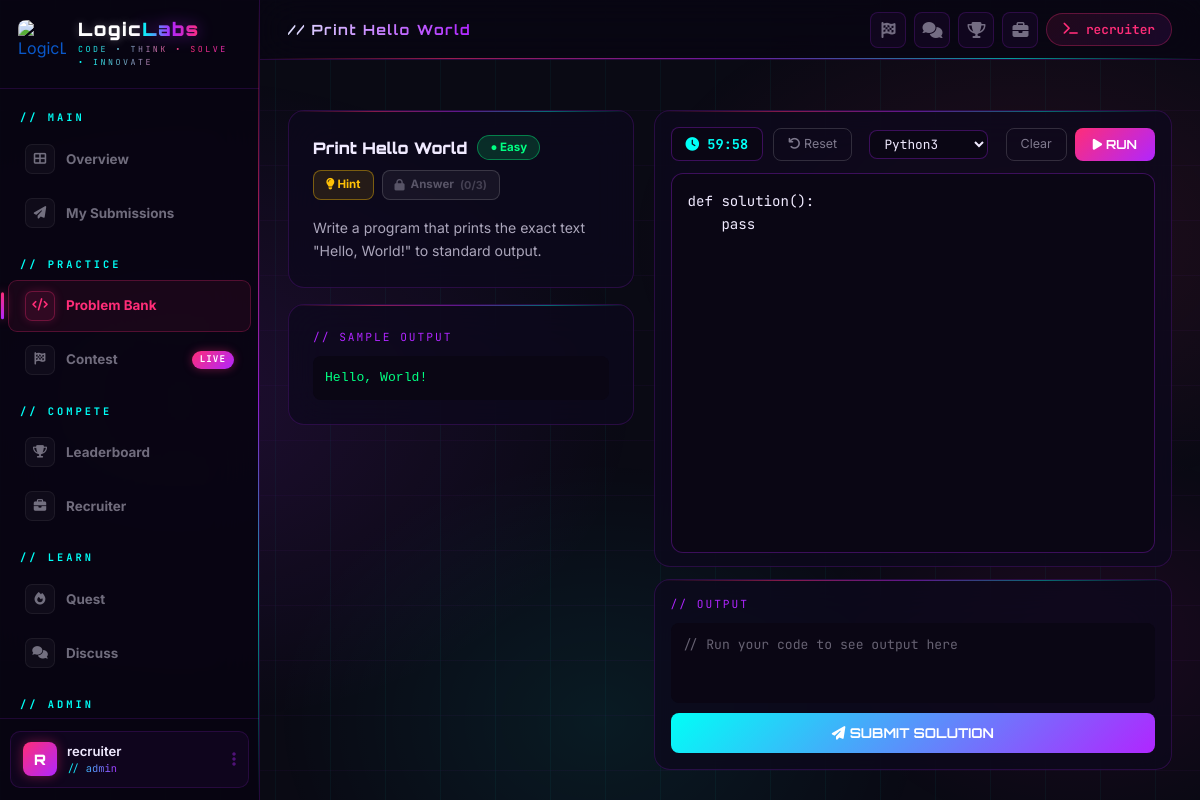
The page /questions/1/ (signed in) on the database its author committed.
### accounts/models.py (models this page shows, shortened)
class User(AbstractUser):
    ROLE_CHOICES = (
        ('candidate', 'Candidate'),
        ('examiner', 'Examiner'),
        ('admin', 'Admin'),
    )
    full_name = models.CharField(max_length=150, blank=True)
    role = models.CharField(max_length=20, choices=ROLE_CHOICES, default='candidate')
    mobile = models.CharField(max_length=15, blank=True, null=True)
    profile_picture = models.ImageField(upload_to='profiles/', blank=True, null=True)
    bio = models.TextField(blank=True)
    organization = models.CharField(max_length=200, blank=True)
    created_at = models.DateTimeField(auto_now_add=True)
    updated_at = models.DateTimeField(auto_now=True)

### questions/models.py (models this page shows, shortened)
class Question(models.Model):
    DIFFICULTY_CHOICES = [
        ('Easy', 'Easy'),
        ('Medium', 'Medium'),
        ('Hard', 'Hard'),
    ]
    title = models.CharField(max_length=200)
    description = models.TextField()
    topic = models.CharField(max_length=100, default='General', blank=True)
    difficulty = models.CharField(max_length=10, choices=DIFFICULTY_CHOICES)
    sample_input = models.TextField(blank=True)
    sample_output = models.TextField(blank=True)
    hint = models.TextField(blank=True, help_text="Hint shown to candidates")
    answer = models.TextField(blank=True, help_text="Reference solution shown after 3 failed attempts")
    time_limit = models.PositiveIntegerField(default=60, help_text="Time limit in minutes for this question")
    created_at = models.DateTimeField(auto_now_add=True)

### questions/views.py (the view)
# urls.py: path('<int:pk>/', views.question_detail, name='question_detail'),
@login_required
def question_detail(request, pk):
    question = get_object_or_404(Question, pk=pk)
    return render(request, 'questions/question_detail.html', {
        'question': question,
    })

### accounts/context_processors.py (called while the page is built)
def theme(request):
    active_theme = 'dark'
    user = getattr(request, 'user', None)
    if user is not None and user.is_authenticated:
        settings_obj = getattr(user, 'settings', None)
        if settings_obj is not None:
            active_theme = settings_obj.theme
    return {'active_theme': active_theme}

### templates/questions/question_detail.html (shortened to what this page needs)
{% extends 'base.html' %}
{% block page_title %}// {{ question.title }}{% endblock %}
{% block content %}
<div class="editor-container">
  <div class="problem-panel">
    <div class="card-glass p-4 mb-3">
      <div style="display:flex;align-items:center;justify-content:space-between;margin-bottom:16px;gap:10px;flex-wrap:wrap;">
        <div style="display:flex;align-items:center;gap:10px;">
          <span style="font-family:'Orbitron',monospace;font-size:1rem;font-weight:900;color:#f0eaff;">{{ question.title }}</span>
          {% if question.difficulty == 'Easy' %}
            <span style="background:rgba(0,255,130,0.15);color:#00ff82;padding:3px 12px;border-radius:20px;font-size:0.72rem;font-weight:700;border:1px solid rgba(0,255,130,0.4);">● Easy</span>
          {% elif question.difficulty == 'Medium' %}
            <span style="background:rgba(255,193,7,0.15);color:#ffc107;padding:3px 12px;border-radius:20px;font-size:0.72rem;font-weight:700;border:1px solid rgba(255,193,7,0.4);">● Medium</span>
          {% else %}
            <span style="background:rgba(255,45,120,0.15);color:#ff2d78;padding:3px 12px;border-radius:20px;font-size:0.72rem;font-weight:700;border:1px solid rgba(255,45,120,0.4);">● Hard</span>
          {% endif %}
        </div>
        <div style="display:flex;gap:8px;align-items:center;">
          <button onclick="showHint()" style="padding:5px 12px;border-radius:8px;border:1px solid rgba(255,193,7,0.4);background:rgba(255,193,7,0.1);color:#ffc107;font-size:0.72rem;font-weight:700;cursor:pointer;">
            <i class="fas fa-lightbulb"></i> Hint
          </button>
          <button id="answer-btn" onclick="showAnswer()" disabled
            style="padding:5px 12px;border-radius:8px;border:1px solid rgba(255,255,255,0.15);background:rgba(255,255,255,0.05);color:rgba(240,234,255,0.3);font-size:0.72rem;font-weight:700;cursor:not-allowed;display:flex;align-items:center;gap:6px;">
            <i class="fas fa-lock"></i> Answer <span id="attempt-counter" style="font-size:0.68rem;opacity:0.7;">(0/3)</span>
          </button>
        </div>
      </div>
      <div style="color:rgba(240,234,255,0.7);font-size:0.88rem;line-height:1.7;">{{ question.description }}</div>
    </div>
    {% if question.sample_output %}
    <div class="card-glass p-4">
      <div style="font-family:'JetBrains Mono',monospace;font-size:0.7rem;color:#b026ff;letter-spacing:2px;margin-bottom:10px;">// SAMPLE OUTPUT</div>
      <pre style="background:#0a0614;border-radius:8px;padding:12px;color:#00ff82;font-size:0.82rem;margin:0;">{{ question.sample_output }}</pre>
    </div>
    {% endif %}
  </div>
  <div class="code-panel">
    <div class="card-glass p-3" style="flex:1;display:flex;flex-direction:column;">
      <div style="display:flex;justify-content:space-between;align-items:center;margin-bottom:12px;gap:12px;flex-wrap:wrap;">
        <div style="display:flex;align-items:center;gap:10px;">
          <div id="timerBox" style="background:#0a0614;border:1px solid rgba(176,38,255,0.3);border-radius:8px;padding:6px 14px;color:#00fff7;font-family:'JetBrains Mono',monospace;font-size:0.85rem;font-weight:700;">
            <i class="fas fa-clock"></i> <span id="timerDisplay">60:00</span>
          </div>
          <button onclick="resetEverything()" style="padding:6px 14px;border-radius:8px;border:1px solid rgba(255,255,255,0.15);background:transparent;color:rgba(240,234,255,0.5);font-size:0.78rem;cursor:pointer;">
            <i class="fas fa-undo"></i> Reset
          </button>
        </div>
        <select id="lang-select" style="background:#0a0614;border:1px solid rgba(176,38,255,0.3);border-radius:8px;color:#f0eaff;padding:4px 10px;font-family:'JetBrains Mono',monospace;font-size:0.8rem;" onchange="changeLanguage(this.value)">
          <option value="python">Python3</option>
        </select>
        <div style="display:flex;gap:8px;">
          <button onclick="clearEditor()" style="padding:6px 14px;border-radius:8px;border:1px solid rgba(255,255,255,0.15);background:transparent;color:rgba(240,234,255,0.5);font-size:0.78rem;cursor:pointer;">Clear</button>
          <button onclick="submitCode()" style="padding:6px 18px;border-radius:8px;border:none;background:linear-gradient(135deg,#ff2d78,#b026ff);color:#fff;font-size:0.78rem;font-weight:700;cursor:pointer;font-family:'Orbitron',monospace;">
            <i class="fas fa-play"></i> RUN
          </button>
        </div>
      </div>
      <textarea id="code-editor" placeholder="# Write your solution here..."></textarea>
    </div>
    <div class="card-glass p-3">
      <div style="font-family:'JetBrains Mono',monospace;font-size:0.7rem;color:#b026ff;letter-spacing:2px;margin-bottom:10px;">// OUTPUT</div>
      <div id="output-area" style="min-height:80px;background:#0a0614;border-radius:8px;padding:12px;font-family:'JetBrains Mono',monospace;font-size:0.82rem;color:rgba(240,234,255,0.4);">
        // Run your code to see output here
      </div>
      <form method="post" id="submit-form" action="/questions/submit/{{ question.pk }}/" style="margin-top:10px;">
        <button type="submit" style="width:100%;padding:10px;border-radius:8px;border:none;background:linear-gradient(135deg,#00fff7,#b026ff);color:#fff;font-family:'Orbitron',monospace;font-size:0.85rem;font-weight:700;cursor:pointer;">
          <i class="fas fa-paper-plane"></i> SUBMIT SOLUTION
        </button>
      </form>
    </div>
  </div>
</div>
{% endblock %}

### templates/base.html (shortened to what this page needs)
{% load static %}
<!DOCTYPE html>
<html lang="en" data-theme="{{ active_theme|default:'dark' }}">
<head>
  <link href="https://cdn.jsdelivr.net/npm/bootstrap@5.3.0/dist/css/bootstrap.min.css" rel="stylesheet">
  <link href="https://cdnjs.cloudflare.com/ajax/libs/font-awesome/6.4.0/css/all.min.css" rel="stylesheet">
</head>
<body>
<div class="bg-layer"></div>
<div class="sidebar" id="sidebar">
  <a href="/" style="text-decoration: none; display: block;">
    <div class="sidebar-logo">
      <div class="logo-icon">
        <img src="https://encrypted-tbn0.gstatic.com/images?q=tbn:ANd9GcTFFJdllY1_vWrWkBGH7nWHv2JdnkgoW9ORVaNHkQkDvQ&s" alt="LogicLabs Logo" style="width: 100%; height: 100%; object-fit: cover; border-radius: 8px;">
      </div>
      <div class="logo-text-wrap">
        <div class="logo-name">
          <span class="l">Logic</span><span class="r">Labs</span>
        </div>
        <div class="logo-tagline">Code • Think • Solve • Innovate</div>
      </div>
    </div>
  </a>
  <div class="sidebar-nav">
    <div class="sidebar-section">// Main</div>
    <a href="/dashboard/" class="nav-item-side {% if request.path == '/dashboard/' %}active{% endif %}">
      <div class="nav-icon"><i class="fas fa-th-large"></i></div>
      Overview
    </a>
    <a href="/submissions/my-submissions/" class="nav-item-side {% if 'submissions' in request.path %}active{% endif %}">
      <div class="nav-icon"><i class="fas fa-paper-plane"></i></div>
      My Submissions
    </a>
    <div class="sidebar-section">// Practice</div>
    <a href="/questions/" class="nav-item-side {% if '/questions/' in request.path %}active{% endif %}">
      <div class="nav-icon"><i class="fas fa-code"></i></div>
  Problem Bank
</a>
    <a href="/contest/" class="nav-item-side {% if 'contest' in request.path %}active{% endif %}">
      <div class="nav-icon"><i class="fas fa-flag-checkered"></i></div>
      Contest
      <span class="nav-badge">LIVE</span>
    </a>
    <div class="sidebar-section">// COMPETE</div>
<a href="/leaderboard/" class="nav-item-side {% if 'leaderboard' in request.path %}active{% endif %}">
  <div class="nav-icon"><i class="fas fa-trophy"></i></div>
  Leaderboard
</a>
<a href="/recruiter/" class="nav-item-side {% if 'recruiter' in request.path %}active{% endif %}">
  <div class="nav-icon"><i class="fas fa-briefcase"></i></div>
  Recruiter
</a>
    <div class="sidebar-section">// Learn</div>
<a href="/quest/quest/" class="nav-item-side {% if request.path == '/quest/quest/'%}active{% endif %}">
  <div class="nav-icon"><i class="fas fa-fire"></i></div>
  Quest
</a>
    <a href="/discuss/" class="nav-item-side {% if 'discuss' in request.path %}active{% endif %}">
      <div class="nav-icon"><i class="fas fa-comments"></i></div>
      Discuss
    </a>
    {% if user.is_staff %}
    <div class="sidebar-section">// Admin</div>
    {% endif %}
  </div>
  {% if user.is_authenticated %}
  <div class="sidebar-bottom">
    <div class="user-card-side">
      <div class="user-avatar" id="sidebarUserAvatar">
        {% if user.profile_picture %}
        <img id="sidebarUserAvatarImg" src="{{ user.profile_picture.url }}" alt="{{ user.username }}">
        {% else %}
        <span id="sidebarUserInitial">{{ user.username|slice:":1"|upper }}</span>
        {% endif %}
      </div>
      <div>
        <div class="user-name" id="sidebarUsername">{{ user.username }}</div>
        <div class="user-role">{% if user.is_staff %}// admin{% else %}// coder{% endif %}</div>
      </div>
      <i class="fas fa-ellipsis-v ms-auto" style="color:rgba(176,38,255,0.4);"></i>
    </div>
  </div>
  {% endif %}
</div>
<div class="main-content">
  <div class="topbar">
    <div class="d-flex align-items-center gap-3">
      <div class="page-title">{% block page_title %}LogicLabs{% endblock %}</div>
    </div>
    <div class="d-flex align-items-center gap-2">
      <a href="/contest/"     class="topbar-btn" title="Contest"><i class="fas fa-flag-checkered"></i></a>
      <a href="/discuss/"     class="topbar-btn" title="Discuss"><i class="fas fa-comments"></i></a>
      <a href="/leaderboard/" class="topbar-btn" title="Leaderboard"><i class="fas fa-trophy"></i></a>
      <a href="/recruiter/" class="topbar-btn" title="Recruiter"><i class="fas fa-briefcase"></i></a>
      {% if user.is_authenticated %}
      <a href="/accounts/profile/" class="topbar-user" id="topbarUserLink">
        <i class="fas fa-terminal"></i> <span id="topbarUsername">{{ user.username }}</span>
      </a>
      {% else %}
      <a href="/accounts/login/" class="btn-gradient" style="padding:7px 18px;font-size:0.8rem;">Login</a>
      {% endif %}
    </div>
  </div>
  <div class="page-content">
    {% block content %}{% endblock %}
  </div>
</div>
</body>
</html>

### templates/questions/question_detail.html (style rules this page uses)
.editor-container { display: flex; gap: 20px; height: calc(100vh - 140px); }
.problem-panel { width: 40%; overflow-y: auto; }
.code-panel { width: 60%; display: flex; flex-direction: column; gap: 12px; }
#code-editor { width: 100%; height: 100%; min-height: 380px; background: #0a0614; color: #f0eaff; font-family: 'JetBrains Mono', monospace; font-size: 0.88rem; padding: 16px; border: 1px solid rgba(176,38,255,0.3); border-radius: 12px; resize: none; outline: none; line-height: 1.6; }

### rows shown on the page
User: username "R", username "recruiter"
Question: title "Print Hello World", description "Write a program that prints the exact text \"Hello, World!\" to standard output.", sample_output "Hello, World!"
